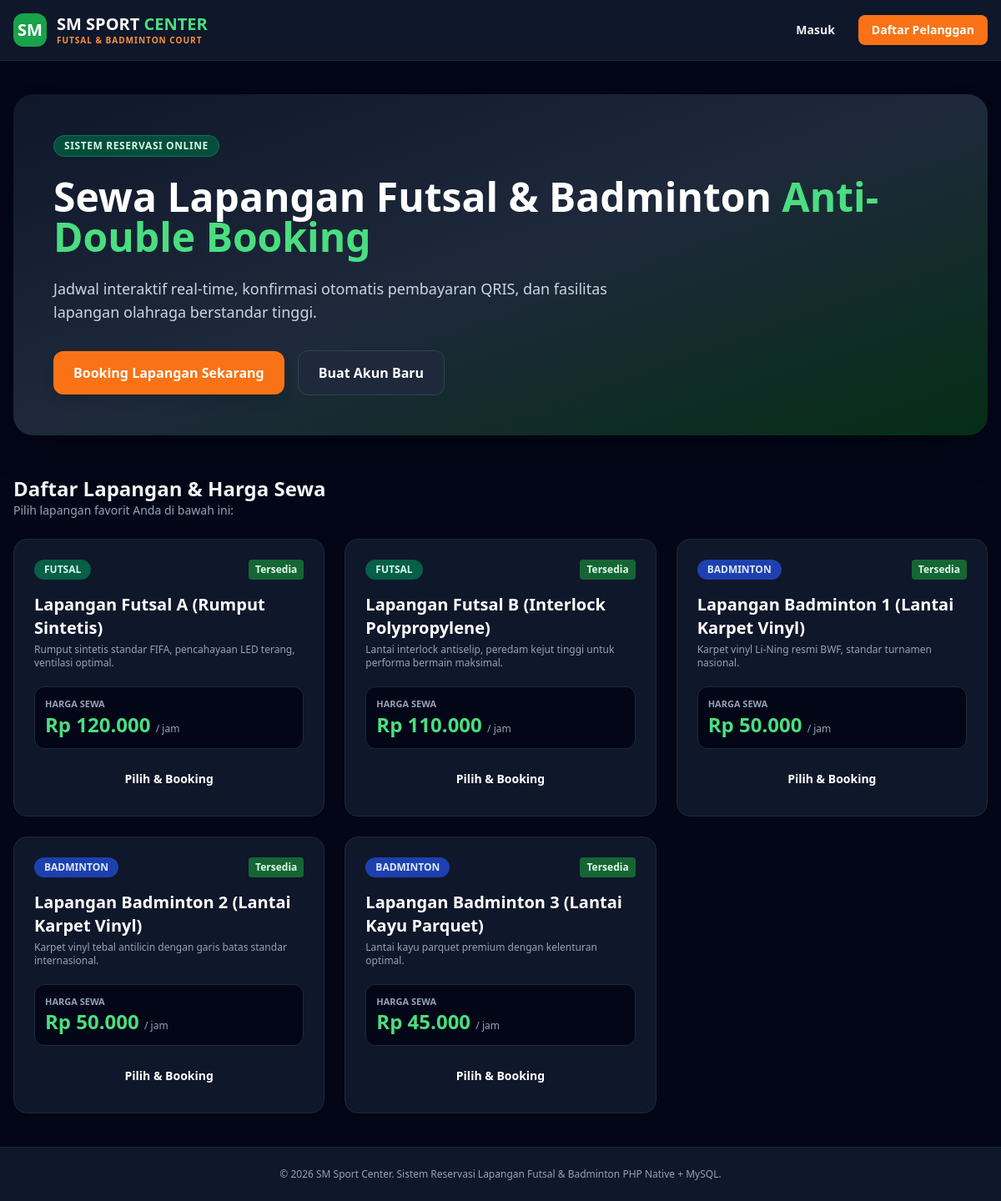
The page / on the database its author committed.
### tables this page shows
CREATE TABLE IF NOT EXISTS `lapangan` (
  `id` INT AUTO_INCREMENT PRIMARY KEY,
  `nama` VARCHAR(100) NOT NULL,
  `jenis` ENUM('futsal','badminton') NOT NULL,
  `harga_per_jam` DECIMAL(10,2) NOT NULL,
  `deskripsi` TEXT,
  `status` ENUM('aktif','nonaktif') NOT NULL DEFAULT 'aktif'
);

### index.php (the view, shortened to what this page needs)
<?php
require_once 'config/database.php';
$stmt = $pdo->query("SELECT * FROM lapangan WHERE status = 'aktif' ORDER BY id ASC");
$lapangans = $stmt->fetchAll();
?>
<!DOCTYPE html>
<html lang="id">
<head>
    <script src="https://cdn.tailwindcss.com"></script>
</head>
<body class="bg-slate-950 text-slate-100 font-sans min-h-screen flex flex-col justify-between">
    <header class="bg-slate-900 border-b border-slate-800 sticky top-0 z-40">
        <div class="max-w-7xl mx-auto px-4 py-4 flex items-center justify-between">
            <div class="flex items-center gap-3">
                <div class="w-10 h-10 rounded-xl bg-green-600 text-white flex items-center justify-center font-black text-xl shadow">
                    SM
                </div>
                <div>
                    <h1 class="text-xl font-extrabold text-white leading-tight">SM SPORT <span class="text-green-400">CENTER</span></h1>
                    <p class="text-[10px] text-orange-400 font-bold uppercase tracking-widest">Futsal & Badminton Court</p>
                </div>
            </div>
            <div class="flex items-center gap-3">
                <?php if (isset($_SESSION['user_id'])): ?>
                    <a href="<?= $_SESSION['role'] === 'admin' ? 'admin/dashboard.php' : 'pelanggan/dashboard.php' ?>" class="px-4 py-2 bg-green-600 hover:bg-green-700 text-white font-bold rounded-lg text-sm transition">
                        Dashboard Saya (<?= htmlspecialchars($_SESSION['nama']) ?>)
                    </a>
                    <a href="auth/logout.php" class="px-3 py-2 bg-slate-800 hover:bg-slate-700 text-slate-200 font-semibold rounded-lg text-sm">
                        Keluar
                    </a>
                <?php else: ?>
                    <a href="auth/login.php" class="px-4 py-2 text-slate-100 font-bold text-sm hover:text-green-400">
                        Masuk
                    </a>
                    <a href="auth/register.php" class="px-4 py-2 bg-orange-500 hover:bg-orange-600 text-white font-bold rounded-lg text-sm shadow transition">
                        Daftar Pelanggan
                    </a>
                <?php endif; ?>
            </div>
        </div>
    </header>
    <main class="max-w-7xl mx-auto px-4 py-10 space-y-12 w-full">
        <section class="bg-gradient-to-br from-slate-900 via-slate-800 to-green-950 text-white p-8 sm:p-12 rounded-3xl shadow-2xl space-y-6">
            <span class="inline-block px-3 py-1 bg-emerald-900 text-emerald-100 font-bold text-xs uppercase tracking-wider rounded-full border border-emerald-700">
                Sistem Reservasi Online
            </span>
            <h1 class="text-4xl sm:text-5xl font-black text-white leading-tight">
                Sewa Lapangan Futsal & Badminton <span class="text-green-400">Anti-Double Booking</span>
            </h1>
            <p class="text-slate-300 max-w-2xl text-base sm:text-lg">
                Jadwal interaktif real-time, konfirmasi otomatis pembayaran QRIS, dan fasilitas lapangan olahraga berstandar tinggi.
            </p>
            <div class="flex flex-wrap items-center gap-4 pt-2">
                <?php if (isset($_SESSION['user_id']) && $_SESSION['role'] === 'pelanggan'): ?>
                    <a href="pelanggan/reservasi/create.php" class="px-6 py-3.5 bg-orange-500 hover:bg-orange-600 text-white font-bold rounded-xl shadow-lg transition">
                        Booking Lapangan Sekarang
                    </a>
                <?php else: ?>
                    <a href="auth/login.php" class="px-6 py-3.5 bg-orange-500 hover:bg-orange-600 text-white font-bold rounded-xl shadow-lg transition">
                        Booking Lapangan Sekarang
                    </a>
                    <a href="auth/register.php" class="px-6 py-3.5 bg-slate-800 hover:bg-slate-700 text-white font-semibold rounded-xl border border-slate-700 transition">
                        Buat Akun Baru
                    </a>
                <?php endif; ?>
            </div>
        </section>
        <section class="space-y-6">
            <div>
                <h2 class="text-2xl font-extrabold text-slate-100">Daftar Lapangan & Harga Sewa</h2>
                <p class="text-slate-400 text-sm">Pilih lapangan favorit Anda di bawah ini:</p>
            </div>
            <div class="grid grid-cols-1 md:grid-cols-2 lg:grid-cols-3 gap-6">
                <?php foreach ($lapangans as $lap): ?>
                    <div class="bg-slate-900 p-6 rounded-2xl border border-slate-800 shadow-sm space-y-4 hover:shadow-lg transition">
                        <div class="flex items-center justify-between">
                            <span class="px-3 py-1 text-xs font-bold uppercase rounded-full <?= $lap['jenis'] === 'futsal' ? 'bg-emerald-800 text-emerald-100' : 'bg-blue-800 text-blue-100' ?>">
                                <?= htmlspecialchars($lap['jenis']) ?>
                            </span>
                            <span class="text-xs font-bold px-2 py-1 bg-green-800 text-green-100 rounded">Tersedia</span>
                        </div>
                        <div>
                            <h3 class="text-xl font-extrabold text-white"><?= htmlspecialchars($lap['nama']) ?></h3>
                            <p class="text-slate-400 text-xs mt-1 min-h-[36px]"><?= htmlspecialchars($lap['deskripsi']) ?></p>
                        </div>
                        <div class="p-3 bg-slate-950 rounded-xl border border-slate-800">
                            <p class="text-[11px] text-slate-400 font-bold uppercase">Harga Sewa</p>
                            <p class="text-2xl font-black text-green-400">Rp <?= number_format($lap['harga_per_jam'], 0, ',', '.') ?> <span class="text-xs font-normal text-slate-400">/ jam</span></p>
                        </div>
                        <?php if (isset($_SESSION['user_id']) && $_SESSION['role'] === 'pelanggan'): ?>
                            <a href="pelanggan/reservasi/create.php?lapangan_id=<?= $lap['id'] ?>" class="block w-full text-center py-2.5 bg-slate-900 hover:bg-green-600 text-white font-bold rounded-xl text-sm transition">
                                Pilih & Booking
                            </a>
                        <?php else: ?>
                            <a href="auth/login.php" class="block w-full text-center py-2.5 bg-slate-900 hover:bg-green-600 text-white font-bold rounded-xl text-sm transition">
                                Pilih & Booking
                            </a>
                        <?php endif; ?>
                    </div>
                <?php endforeach; ?>
            </div>
        </section>
    </main>
    <footer class="bg-slate-900 text-slate-400 py-6 border-t border-slate-800 text-center text-xs">
        <p>&copy; <?= date('Y') ?> SM Sport Center. Sistem Reservasi Lapangan Futsal & Badminton PHP Native + MySQL.</p>
    </footer>
</body>
</html>

### rows shown on the page
lapangan: jenis "FUTSAL", nama "Lapangan Futsal A (Rumput Sintetis)", deskripsi "Rumput sintetis standar FIFA, pencahayaan LED terang, ventilasi optimal.", harga_per_jam "120.000"
lapangan: jenis "FUTSAL", nama "Lapangan Futsal B (Interlock Polypropylene)", deskripsi "Lantai interlock antiselip, peredam kejut tinggi untuk performa bermain maksimal.", harga_per_jam "110.000"
lapangan: jenis "BADMINTON", nama "Lapangan Badminton 1 (Lantai Karpet Vinyl)", deskripsi "Karpet vinyl Li-Ning resmi BWF, standar turnamen nasional.", harga_per_jam "50.000"
lapangan: jenis "BADMINTON", nama "Lapangan Badminton 2 (Lantai Karpet Vinyl)", deskripsi "Karpet vinyl tebal antilicin dengan garis batas standar internasional.", harga_per_jam "50.000"
lapangan: jenis "BADMINTON", nama "Lapangan Badminton 3 (Lantai Kayu Parquet)", deskripsi "Lantai kayu parquet premium dengan kelenturan optimal.", harga_per_jam "45.000"
